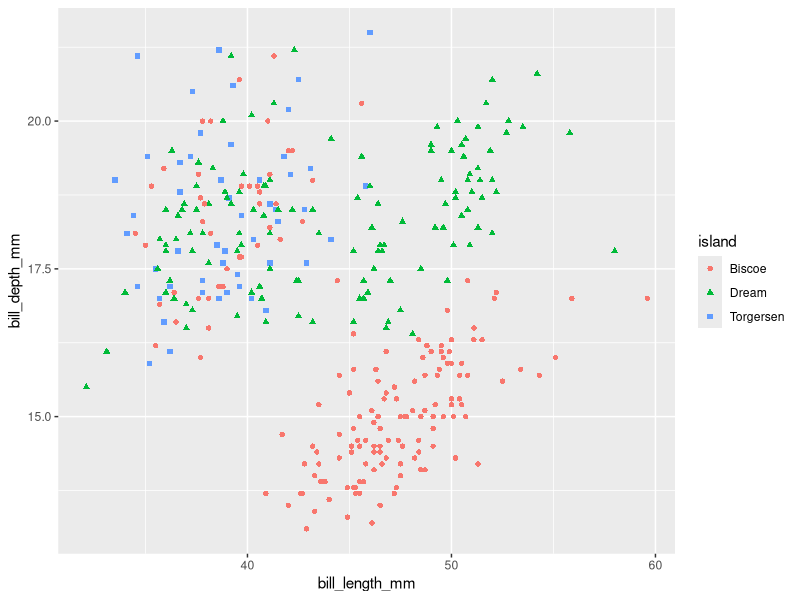
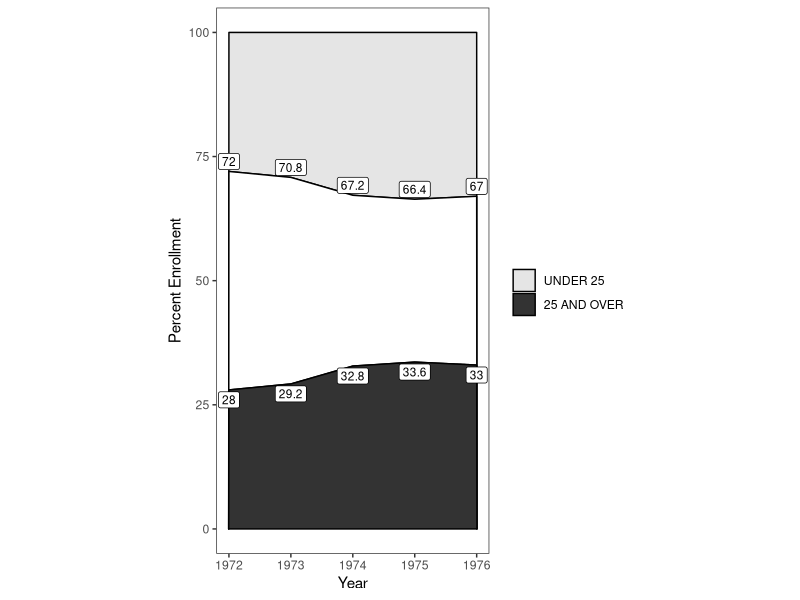
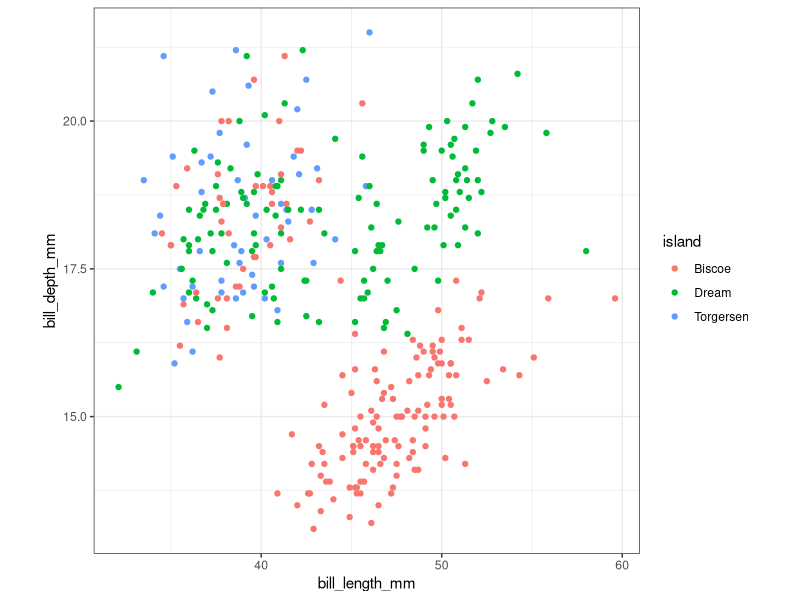
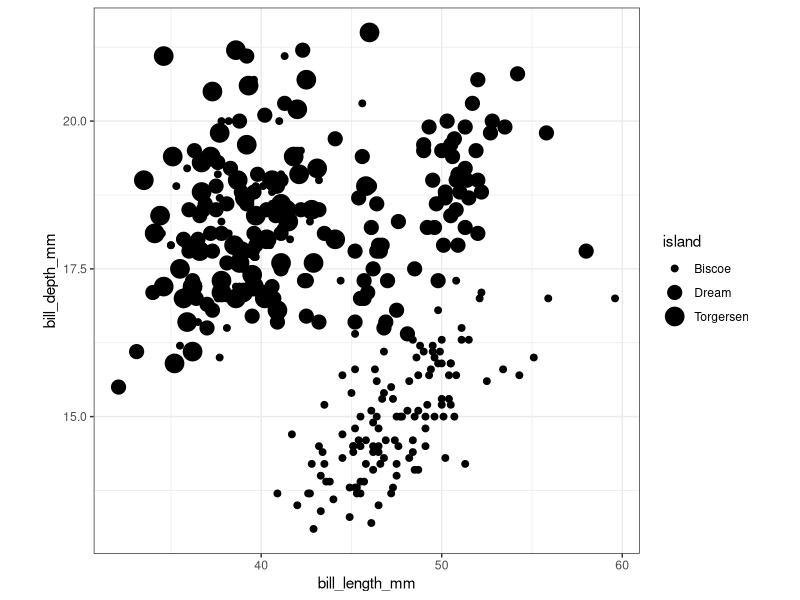
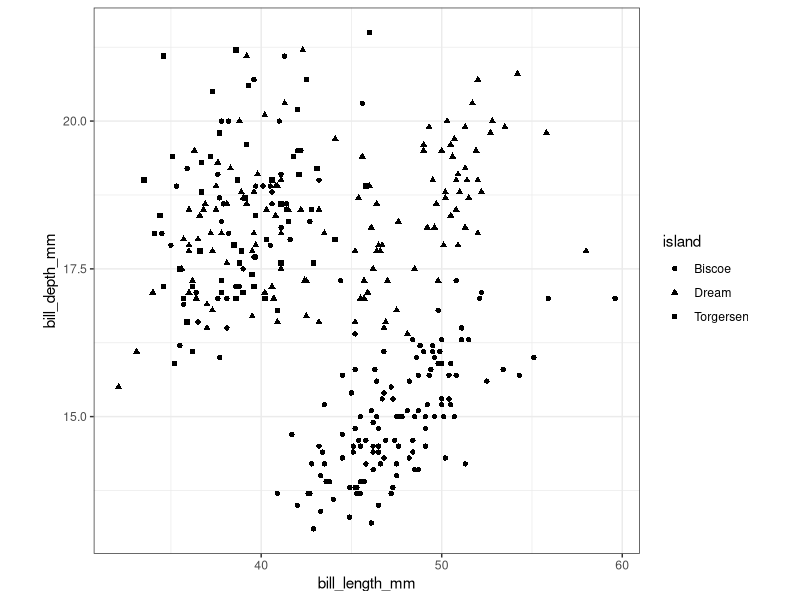
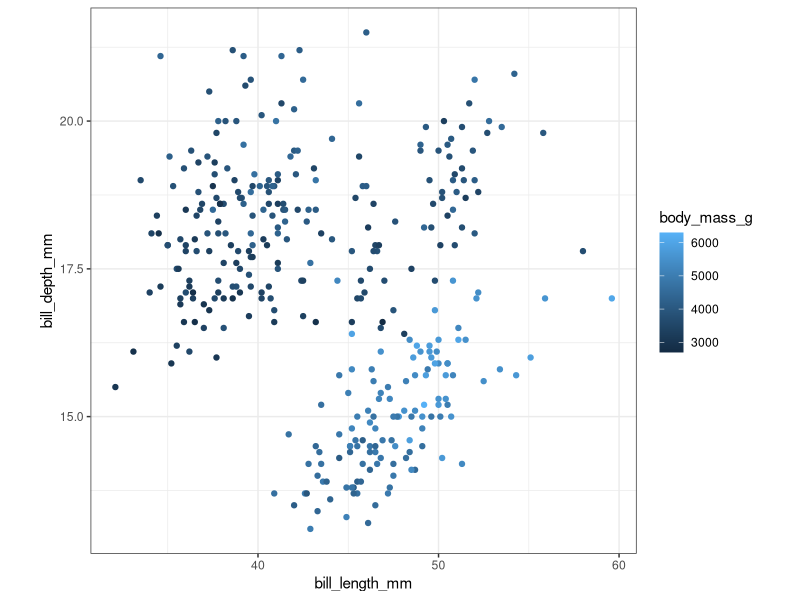
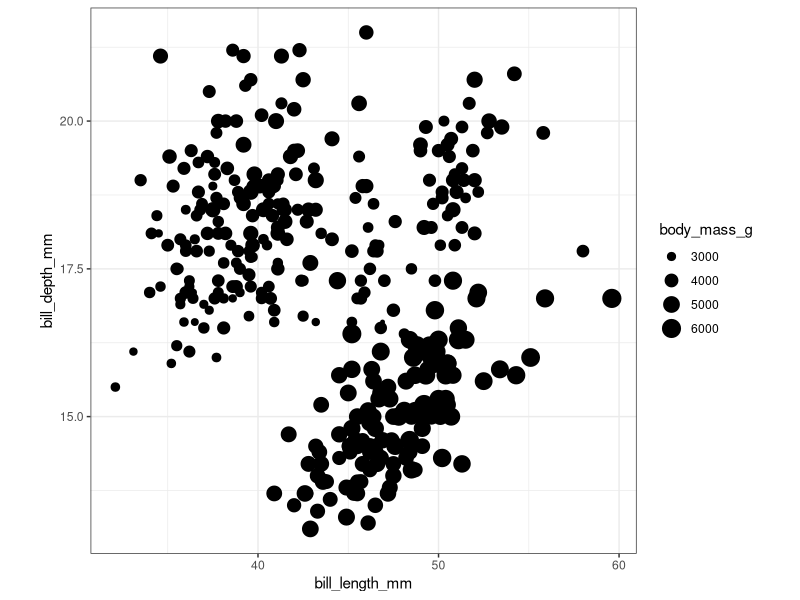
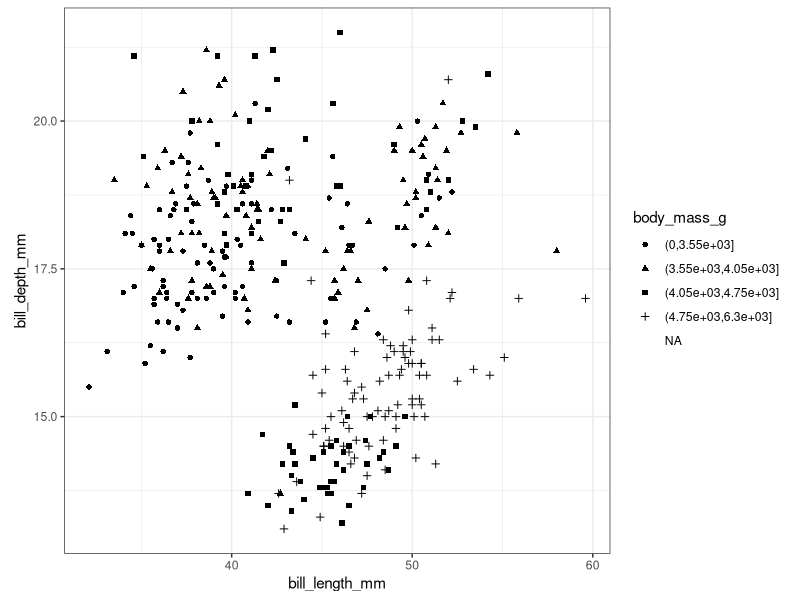

These figures' R source, in order: (Note: this script raises an error after producing the figures.)
## ---- chunk 1
library(tidyverse)
## ---- chunk 2
#| label: fig-quick-plot
#| fig-cap: "Example of a graphic created using the grammar of graphics."
#| echo: true

library(tidyverse)
library(palmerpenguins)
ggplot(penguins, mapping = aes(x = bill_length_mm, 
                               y = bill_depth_mm, 
                               color = island, 
                               shape = island)) + 
  geom_point()
## ---- chunk 3
#| eval: true

# Use Tufte's worst chart, 2D equivalent, and an actually good representation.
year <- 1972:1976
under25 <- c(72, 70.8, 67.2, 66.4, 67.0)
over25 <- 100-under25
middle <- under25 - over25
under25plot <- 100 - (middle + over25)
label <- factor(c('25 AND OVER', 'middle', 'UNDER 25'), levels = c('25 AND OVER', 'middle', 'UNDER 25'), ordered = T)
response <- c(over25, middle, under25plot)

data.frame(year = rep(year, times = 3), label = rep(label, each = 5), response) %>% 
  # mutate(label = factor(label, levels = c('25 AND OVER', 'middle', 'UNDER 25'), ordered = T)) %>% 
ggplot(mapping = aes(x = year, y = response)) + 
  geom_area(mapping = aes(fill = forcats::fct_rev(label)), 
            color = 'black',
            outline.type = 'full') + 
  scale_fill_manual(values = c('25 AND OVER' = 'grey20',
                               'middle' = NULL,
                               'UNDER 25' = 'grey90'),
                    na.value = 'white') + 
  annotate("label", x = year, y = over25-2, label = over25, size = 3) + 
  annotate("label", x = year, y = under25+2, label = under25, size = 3) + 
  labs(x = 'Year', y = 'Percent Enrollment', fill = '') + 
  theme_bw() +
  theme(panel.grid = element_blank(),
        aspect.ratio = 2)
## ---- chunk 4
#| label: fig-gestalt
#| layout-ncol: 3
#| fig-cap: "Examples of color, size, and shape for scatterplots of the penguins dataset [@penguins]."
#| fig-subcap: 
#|   - "Color mapped to categorical variable."
#|   - "Size mapped to categorical variable."
#|   - "Shape mapped to categorical variable."
#|   - "Color mapped to continuous variable."
#|   - "Size mapped to continuous variable."
#|   - "Shape mapped to continuous variable."


theme_set(theme_bw())
library(palmerpenguins)
penguins %>% 
  ggplot(mapping = aes(x = bill_length_mm, y = bill_depth_mm, color = island)) + 
  geom_point() + 
  theme(aspect.ratio = 1)

penguins %>% 
  ggplot(mapping = aes(x = bill_length_mm, y = bill_depth_mm, size = island)) + 
  geom_point() + 
  theme(aspect.ratio = 1)

penguins %>% 
  ggplot(mapping = aes(x = bill_length_mm, y = bill_depth_mm, shape = island)) + 
  geom_point() + 
  theme(aspect.ratio = 1)

penguins %>% 
  ggplot(mapping = aes(x = bill_length_mm, y = bill_depth_mm, color = body_mass_g)) + 
  geom_point() + 
  theme(aspect.ratio = 1)

penguins %>% 
  ggplot(mapping = aes(x = bill_length_mm, y = bill_depth_mm, size = body_mass_g)) + 
  geom_point() + 
  theme(aspect.ratio = 1)

penguins %>% 
  mutate(body_mass_g = cut(body_mass_g, breaks = c(0, 3550, 4050, 4750, 6300))) %>% 
  ggplot(mapping = aes(x = bill_length_mm, y = bill_depth_mm, shape = body_mass_g)) + 
  geom_point() + 
  theme(aspect.ratio = 1) 
## ---- chunk 5
#| label: fig-heatmap2d
#| fig-cap: "Heat maps created from with data from (XXX). The 2D heat map represents the percentage of high school graduates using a gradient color scale, whereas the 3D heat map uses height."
#| fig-subcap:
#| - "2D heat map"
#| - "3D heat map"
#| layout-nrow: 2


expand_grid(status = factor(c('High', 'Middle', 'Low'), ordered = T, levels = c('High', 'Middle', 'Low')),
            ability = factor(c('High', 'Middle', 'Low'), ordered = T, levels = c('Low', 'Middle', 'High'))) %>% 
  mutate(percent = c(81.2, 56.8, 31.4,
                     56.3, 31.8, 14.1,
                     47.2, 19.8, 8.7)) %>% 
  ggplot(mapping = aes(x = status, y = ability,
                       fill = percent)) + 
  geom_tile() + 
  geom_label(aes(label = glue::glue('{percent}%')),
             size = 3) + 
  labs(x = 'Socioeconomic status', y = 'Ability level', 
       fill = 'Participants as a percent\nof high school graduates', 
       title = 'Participation in Postsecondary Education of the\nHigh School Class of 1972: Fall 1974',
       subtitle = 'White') + 
  scale_y_discrete() +
  scale_fill_gradient(low = 'grey90', high = 'forestgreen', limits = c(0, 100), breaks = c(0,20,40,60,80,100)) + 
  theme(plot.title = element_text(hjust = 0.5),
        plot.subtitle = element_text(hjust = 0.5),
        aspect.ratio = 1)

knitr::include_graphics('images/heatmap3d.png')
## ---- chunk 6
#| label: fig-ratios
#| fig-cap: "Ratios used by several studies"
#| layout-ncol: 2
#| fig-subcap:
#| - "C&M"
#| - "Croxton"
#| - "Zacks 1"
#| - "Zacks 3"

# Graph showing the ratios used by C&M
library(tidyverse)
cm.ratio <- (c(17.8, 26.1, 38.3, 46.4, 56.2, 68.1, 82.5)/100)
croxton1932.ratio <- c(2, 12.5, 16.67, 25, 33.33, 50, 66.67, 70, 90)/100
zacks1 <- c(20, 40, 60, 80, 100)/100
zacks3 <- seq(1, 99, by = 7)/100

ggplot(mapping = aes(x = 1:length(cm.ratio), y = cm.ratio)) + 
  geom_col() + 
  geom_text(aes(label = cm.ratio, y = cm.ratio + 0.05)) + 
  labs(title = "C&M 1984") + 
  theme(aspect.ratio = 1/2)

ggplot(mapping = aes(x = 1:length(croxton1932.ratio), y = croxton1932.ratio)) + 
  geom_col() + 
  geom_text(aes(label = croxton1932.ratio, y = croxton1932.ratio + 0.05)) + 
  labs(title = "Croxton 1932") + 
  theme(aspect.ratio = 1/2)

ggplot(mapping = aes(x = 1:length(zacks1), y = zacks1)) + 
  geom_col() + 
  geom_text(aes(label = zacks1, y = zacks1 + 0.05)) + 
  labs(title = "Zacks Experiment 1") + 
  theme(aspect.ratio = 1/2)

ggplot(mapping = aes(x = 1:length(zacks3), y = zacks3)) + 
  geom_col() + 
  geom_text(aes(label = zacks3, y = zacks3 + 0.05)) + 
  labs(title = "Zacks Experiment 3") + 
  theme(aspect.ratio = 1/2)
